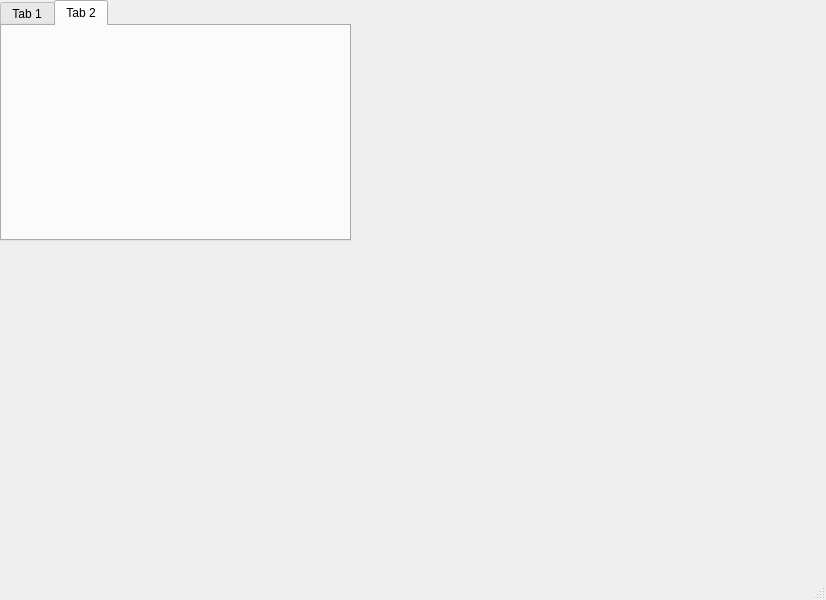
<?xml version="1.0" encoding="UTF-8"?>
<ui version="4.0">
 <class>MainWindow</class>
 <widget class="QMainWindow" name="MainWindow">
  <property name="geometry">
   <rect>
    <x>0</x>
    <y>0</y>
    <width>826</width>
    <height>600</height>
   </rect>
  </property>
  <property name="windowTitle">
   <string>MainWindow</string>
  </property>
  <widget class="QWidget" name="centralwidget">
   <widget class="QTabWidget" name="tabWidget">
    <property name="geometry">
     <rect>
      <x>0</x>
      <y>0</y>
      <width>351</width>
      <height>241</height>
     </rect>
    </property>
    <property name="currentIndex">
     <number>1</number>
    </property>
    <widget class="QWidget" name="tab">
     <attribute name="title">
      <string>Tab 1</string>
     </attribute>
    </widget>
    <widget class="QWidget" name="tab_2">
     <attribute name="title">
      <string>Tab 2</string>
     </attribute>
    </widget>
   </widget>
  </widget>
  <widget class="QMenuBar" name="menubar">
   <property name="geometry">
    <rect>
     <x>0</x>
     <y>0</y>
     <width>826</width>
     <height>18</height>
    </rect>
   </property>
  </widget>
  <widget class="QStatusBar" name="statusbar"/>
 </widget>
 <resources/>
 <connections/>
</ui>
